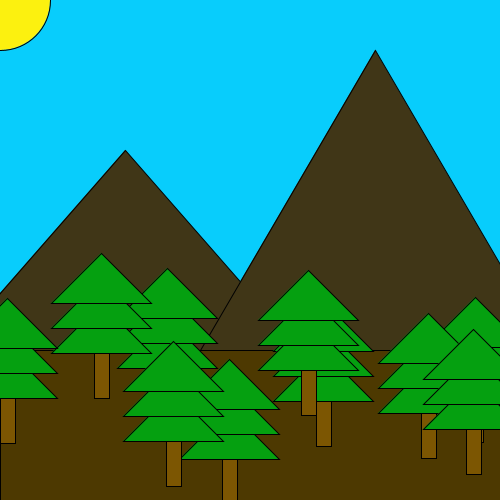
Frame 1 (no input)
Frame 60 (the mouse pressed at the canvas centre just before this capture): identical to frame 1, image omitted
Frame 120 (the mouse held since frame 60 and released just before this capture): identical to frame 1, image omitted

The Processing sketch that drew this single still picture (run headless with seeded random() and noise(); from frame 60 on, the mouse is pressed at the canvas centre):

// Processing sketch: Forest
// ── Forest.pde
//Shane Hopper

int treeCount = 0;

void setup() {
  size(500,500);
  background(#08CDFC);
  fill(#4D3901);
  rect(0,350,500,150);
  //sun
  fill(#FCF10F);
  ellipse(0,0,100,100);
  //mountains
  fill(#403617);
  triangle(-50,350,125,150,300,350);
  triangle(200,350,375,50,550,350);
}
//trees
void draw() {
  for (; treeCount < 10; treeCount++){
    DrawTree();
   }
}
 

// ── Utilities.pde
//random x
//int xValue = int(random(0,500));
//int yValue = int(random(0,500));

void DrawTree() {
  int xValue = int(random(0,500));
  int yValue = int(random(300,500));
    //tree
    fill(#05A010);
    triangle(xValue,yValue,xValue-50,yValue+50,xValue+50,yValue+50);
    triangle(xValue,yValue-25,xValue-50,yValue+25,xValue+50,yValue+25);
    triangle(xValue,yValue-50,xValue-50,yValue,xValue+50,yValue);
    fill(#7C5602);
    rect(xValue-7,yValue+50,15,45);
}
